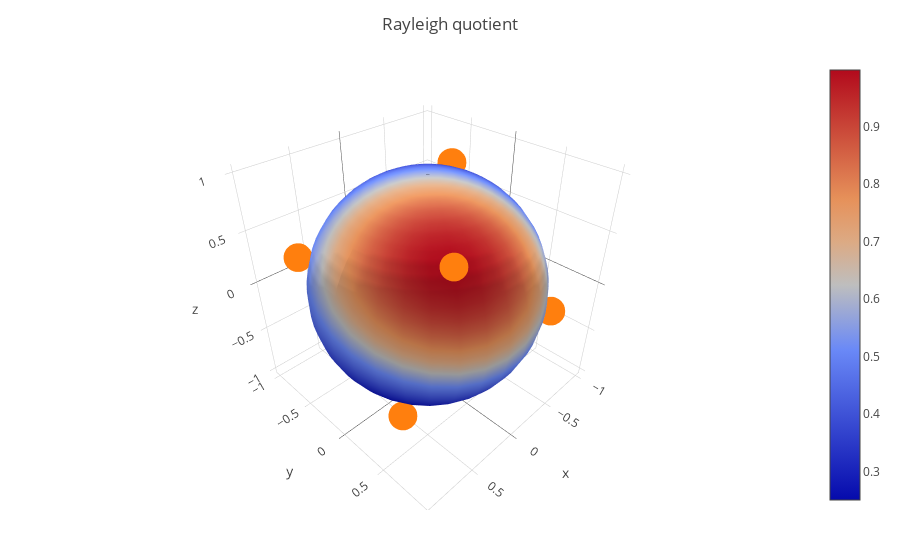

The notebook cell saved with this chart:
### Code cell
t = scatter3d(x=P[:,1], y=P[:,2], z=P[:,3],
    mode="markers", marker_size=10)

s = surface(x=x, y=y, z=z, surfacecolor=r)

l = Layout(title="Rayleigh quotient", 
    aspectratio=attr(x=1, y=1, z=1),
    scene_dragmode="orbit")

plot([s, t], l)

### Figure 1 — Plotly figure (JSON) as saved in the notebook; plotly's stock layout.template omitted (floating-point values rounded to 4 significant figures; data arrays with more than 128 entries replaced by an {"elided": "..."} marker saying what was removed)
{"data": [{"surfacecolor": {"elided": "32x32 float values"}, "type": "surface", "x": {"elided": "32x32 float values"}, "y": {"elided": "32x32 float values"}, "z": {"elided": "32x32 float values"}}, {"marker": {"size": 10}, "mode": "markers", "type": "scatter3d", "x": [-0.4591, 0.7431, -0.6686, 0.4591, -0.7431, 0.6686], "y": [-0.6937, -0.7666, -0.3757, 0.6937, 0.7666, 0.3757], "z": [-0.7197, 0.2648, 0.7886, 0.7197, -0.2648, -0.7886]}], "layout": {"aspectratio": {"x": 1, "y": 1, "z": 1}, "margin": {"b": 50, "l": 50, "r": 50, "t": 60}, "scene": {"dragmode": "orbit"}, "title": "Rayleigh quotient"}}
